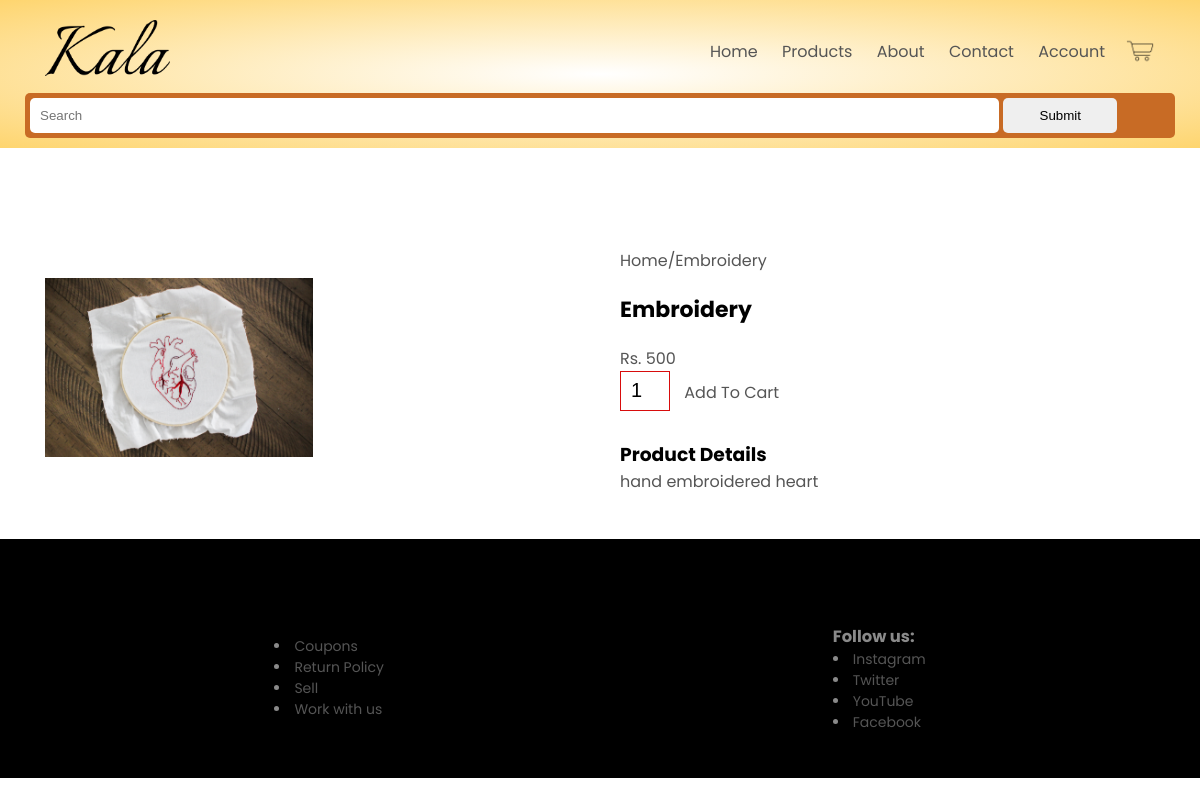
/product/5, run on the app's committed database.
### kala/models.py (models this page shows, shortened)
class Product(models.Model):
    id = models.AutoField
    product_name = models.CharField(max_length = 50)
    category = models.CharField(max_length=50, default='')
    price = models.IntegerField(default = 0)
    desc = models.CharField(max_length = 300)
    pub_date = models.DateField(default=date.today)
    image = models.ImageField(upload_to="static/images",default='')

### kala/views.py (the view)
# urls.py: path('product/<int:prodid>', views.product, name = 'Product'),
def product(request,prodid):
    prod = Product.objects.filter(id=prodid)
    return render(request,'product.html',{'prod':prod[0]})

### templates/product.html (shortened to what this page needs)
{% extends 'basic.html' %}
{% load static %}
{% block body %}
<link rel="stylesheet" href="{% static 'css/styleproduct.css' %}">
<div class="display single-product">
    <div class="row">
        <div class="col-2">
            <img class="img" src="{{prod.image.url}}" width="90%" >
        </div>
        <div class="col-2">
            <p>Home/{{prod.product_name}}</p>
            <h4>{{prod.product_name}}</h4>
            <p>Rs. {{prod.price}}</p>
            <input type="number" value="1">
            <a href="" class="btn">Add To Cart</a>
            <h3><br>Product Details </h3>
            <p>{{prod.desc}}</p>
        </div>
    </div>
</div>
{% endblock %}

### kala/static/css/style.css (style rules this page uses)
* { margin: 0; padding: 0; box-sizing: border-box; }
body { font-family: 'Poppins', sans-serif; }
a { text-decoration: none; color: #555; }
p { color: #555; }

### kala/static/css/styleproduct.css (style rules this page uses)
* { margin: 0; padding: 0; box-sizing: border-box; }
.row { display: flex; align-items: center; flex-wrap: wrap; justify-content: space-around; margin: 25px; column-gap: 0px; }
.col-2 { width: 50%; }
.col-2 img { width: 50%; }
.single-product { margin-top: 80px; }
.single-product .col-2 img { padding:0; }
.single-product .col-2 { padding: 20px; }
.single-product h4 { margin:20px 0; font-size: 22px; font-weight: bold; }
.single-product input { width: 50px; height: 40px; padding-left: 10px; font-size: 20px; margin-right: 10px; border: 1px solid rgb(216, 12, 12); }

### data on the page
Product: image (picture), product_name "Embroidery", price "500", desc "hand embroidered heart"
